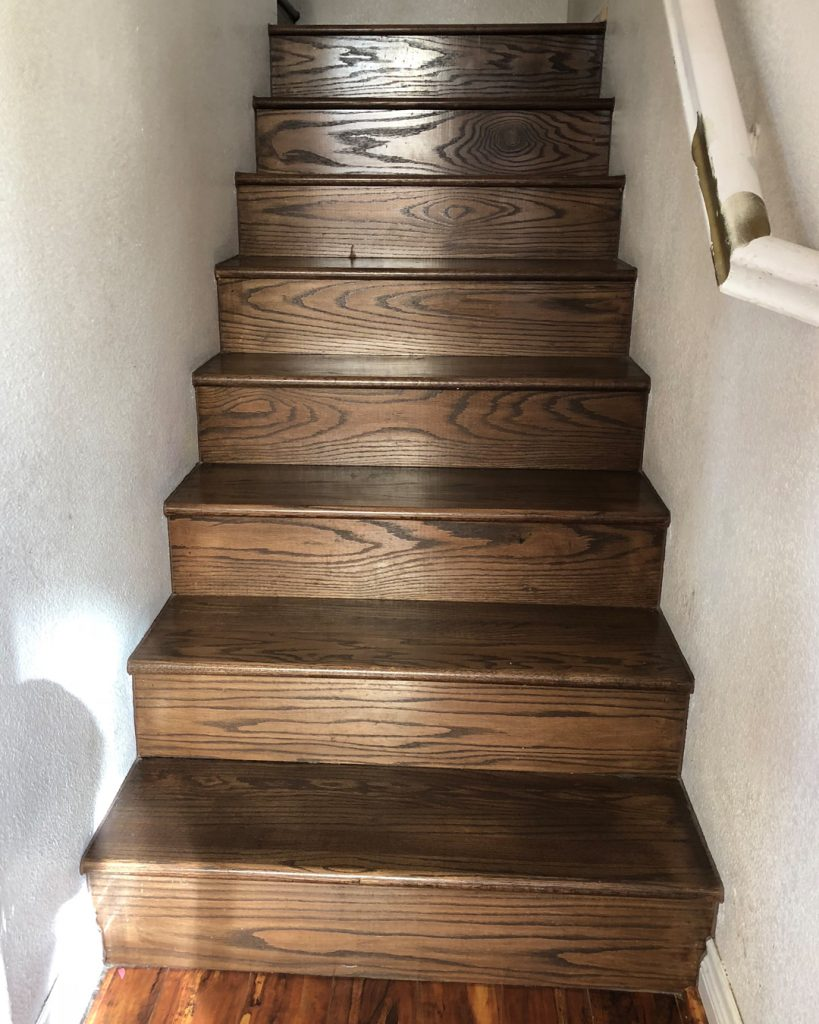
//> input picture bdd/bddProf/esc5.jpg, 819 x 1024 px
$ ./HoughAlgorithme   (built with g++ and OpenCV 4)
//> lines starting //> are read from the running program, lines starting //| are printed output that depends on the picture; after the words box and inside, x2 and y2 are one past the last pixel; in counts of white or black regions, pixels touching at a corner belong together
#include <opencv/cv.h>
#include <opencv2/core/core.hpp>
#include <opencv2/highgui/highgui.hpp>
#include <iostream>
using namespace cv;
using namespace std;

/** In this script we use the Standard and Probabilistic Hough Line Transform
**  1 - Loading an image.
**  2 - Retierve edges
**  3 - Apply the Transform, draw the lines then export to a new image.
**/

int main(int argc, char** argv)
{
    /** Declare the output variables **/
    Mat dst, cdst, cdstP, cdstSmooth;
    int MAX_KERNEL_LENGTH = 27;

    /** Load Data base images **/
    Mat src = imread( "/home/lbenboudiaf/Bureau/ProjetImagerie/bdd/bddProf/esc5.jpg", IMREAD_GRAYSCALE );
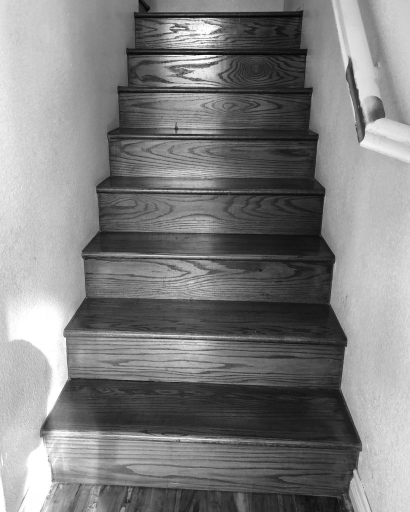
//> src: 1024 rows x 819 cols, CV_8UC1 (shown at 1/2 size); min 0, max 255, mean 127.7

    /** Check if image is loaded fine **/
    if(src.empty()){
        printf(" Error opening image \n");
        return -1;
    }

    /** Apply medain filter **/
    cdstSmooth = src.clone();
    for (int i = 1; i < MAX_KERNEL_LENGTH; i = i + 2 ){
      medianBlur ( src, cdstSmooth, i );
    }
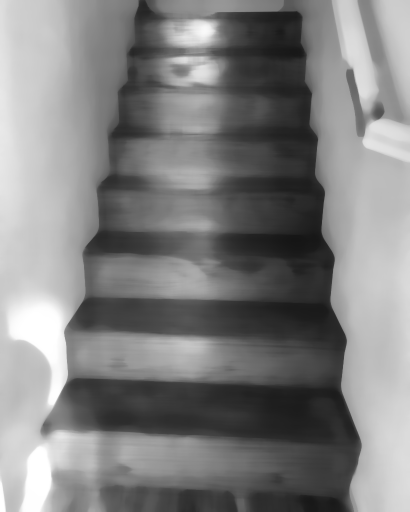
//> cdstSmooth: 1024 rows x 819 cols, CV_8UC1 (shown at 1/2 size); min 21, max 255, mean 128.5

    /**Edge detection by using a Canny detector **/
    Canny(cdstSmooth, dst, 50, 200, 3);
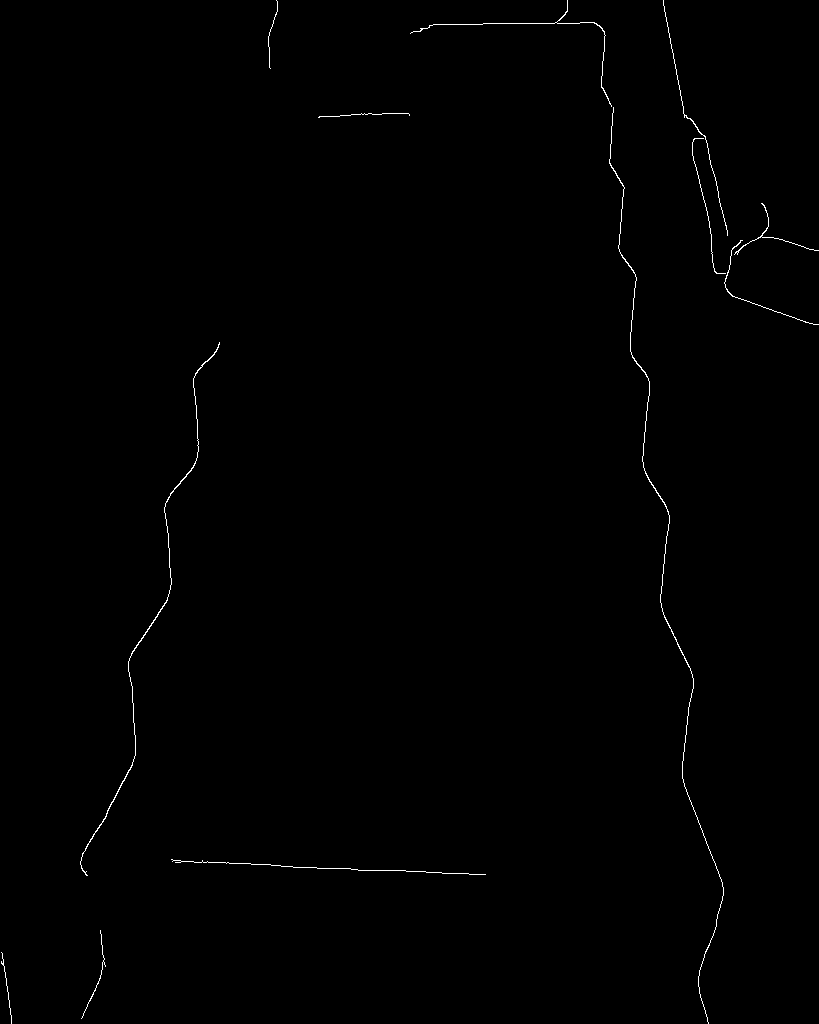
//> dst: 1024 rows x 819 cols, CV_8UC1; 0.4% white in thin lines or dots

    /** Copy edges to the images that will display the results in Gray **/
    cvtColor(dst, cdst, COLOR_GRAY2BGR);
//> cdst: 1024 rows x 819 cols, CV_8UC3; 0.4% white in thin lines or dots
    cdstP = cdst.clone();

    /** Apply Standard Hough Line Transform
    ** and stock the detected lines into a vector
    **
    ** @params
      - dst : Edges which are binarized
      - lines : vector will store the polar parameters rho and theta.
      - rho : 1 pixel
      - theta : in radian we use 1 degree.
      - threshold : minimum number of intersections to detect a line.
    **/
    vector<Vec2f> lines;
    HoughLines(dst, lines, 1, CV_PI/180, 150, 0, 0 ); // runs the actual detection
//> lines = empty

    /** Then we display the lines by drawing them **/

    for( size_t i = 0; i < lines.size(); i++ )
    {
        float rho = lines[i][0], theta = lines[i][1];
        Point pt1, pt2;
        double a = cos(theta), b = sin(theta);
        double x0 = a*rho, y0 = b*rho;
        pt1.x = cvRound(x0 + 1000*(-b));
        pt1.y = cvRound(y0 + 1000*(a));
        pt2.x = cvRound(x0 - 1000*(-b));
        pt2.y = cvRound(y0 - 1000*(a));
        line( cdst, pt1, pt2, Scalar(0,0,255), 3, CV_AA);
    }
//> this loop made 0 passes

    /** Apply Probabilistic Hough Line Transform
    ** @params
    ** - dst : Edges which are binarized
    ** - lines : vector will store the xStart,YStart | xEnd, YEnd.
    ** - rho : 1 pixel.
    ** - theta : in radian we use 1 degree.
    **/

    vector<Vec4i> linesP;
    HoughLinesP(dst, linesP, 1, CV_PI/180, 50, 50, 10 );
//> linesP = 20 lines (x1, y1, x2, y2), first 8: [406, 871, 485, 874], [429, 25, 482, 24], [663, 4, 684, 116], [173, 860, 292, 866], [483, 23, 579, 23], [705, 136, 727, 234], [731, 295, 809, 323], [662, 611, 693, 678]

    /** Then we display the lines by drawing them **/
    for( size_t i = 0; i < linesP.size(); i++ )
    {
        Vec4i l = linesP[i];
        line( cdstP, Point(l[0], l[1]), Point(l[2], l[3]), Scalar(0,0,255), 3, CV_AA);
    }
//> this loop made 20 passes
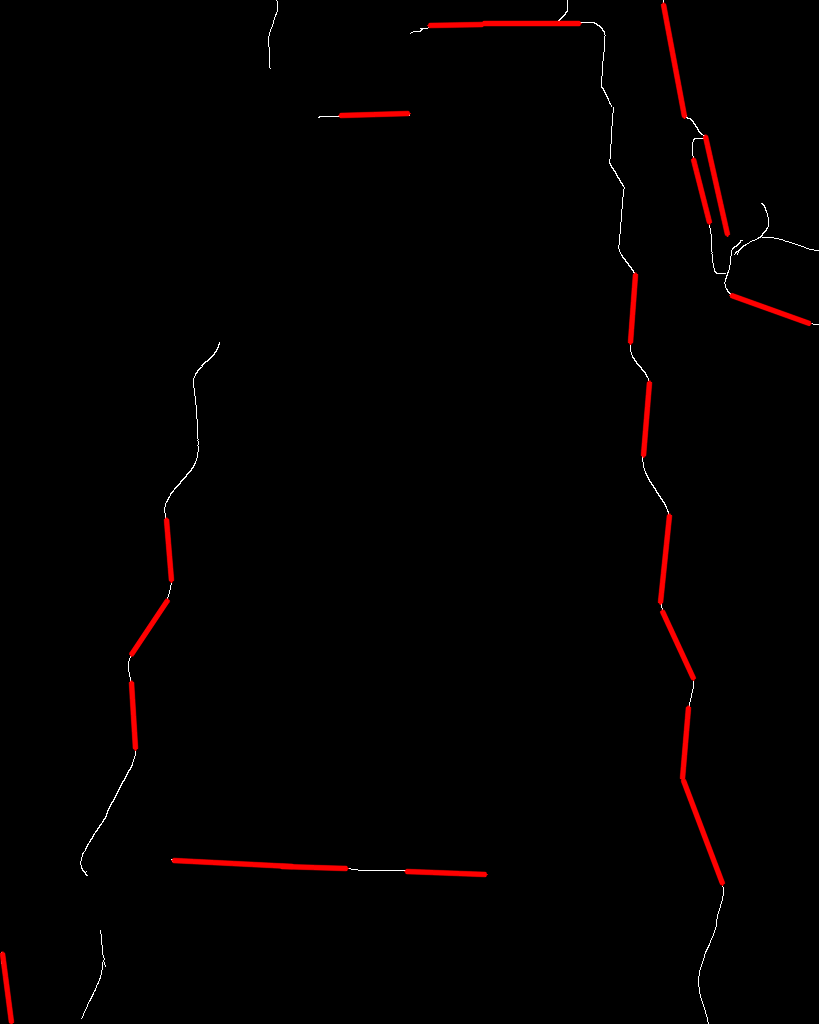
//> cdstP: 1024 rows x 819 cols, CV_8UC3; mean B, G, R 0.5, 0.5, 3.2

    /** Display Original Image , Standard and Probabilistic Hough Transform **/
    imshow("Original image ", src);
    imshow("Smooth image ", cdstSmooth);
    imshow("Standard Hough Line Transform", cdst);
    imshow("Probabilistic Line Transform", cdstP);

    /** Save results sample **/
    imwrite("../bdd/bddProf/HoughResults/esc5-Standard.jpg",cdst);
    imwrite("../bdd/bddProf/HoughResults/esc5-Prob.jpg",cdstP);

    // Wait and Exit
    waitKey();
    return 0;
}

$ run again, with bdd/bddProf/esc1.jpg copied over bdd/bddProf/esc5.jpg
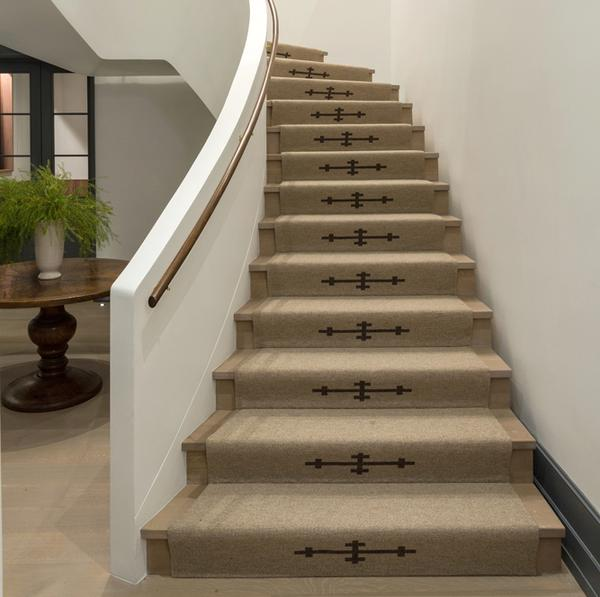
//> input picture bdd/bddProf/esc1.jpg, 600 x 597 px
//> dst: 597 rows x 600 cols, CV_8UC1; 0.94% white in thin lines or dots, all inside (x1, y1, x2, y2) = (0, 0, 600, 531)
//> lines = 2 lines (rho, theta): [483, 1.57], [110, 0]
//> the loop `for( size_t i = 0; i < lines.size(); i++ )` made 2 passes
//> (rho, theta, a, b, x0, y0) on passes 1 to 2: (483, 1.57, -4.37e-08, 1, -2.11e-05, 483), (110, 0, 1, 0, 110, 0)
//> after the loop `for( size_t i = 0; i < lines.size(); i++ )`:
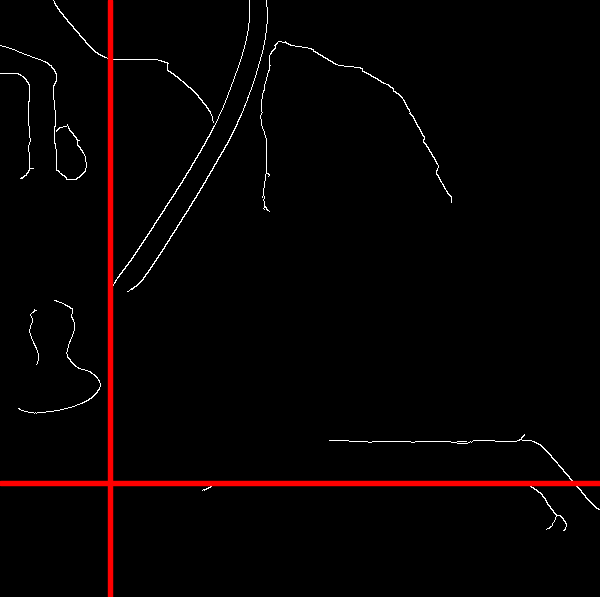
//> cdst: 597 rows x 600 cols, CV_8UC3; mean B, G, R 2, 2, 6.6
//> linesP = 7 lines (x1, y1, x2, y2): [219, 483, 447, 483], [110, 521, 110, 316], [162, 251, 231, 136], [349, 441, 472, 441], [143, 242, 206, 141], [542, 446, 589, 501], [131, 260, 176, 189]
//> the loop `for( size_t i = 0; i < linesP.size(); i++ )` made 7 passes
//> after the loop `for( size_t i = 0; i < linesP.size(); i++ )`:
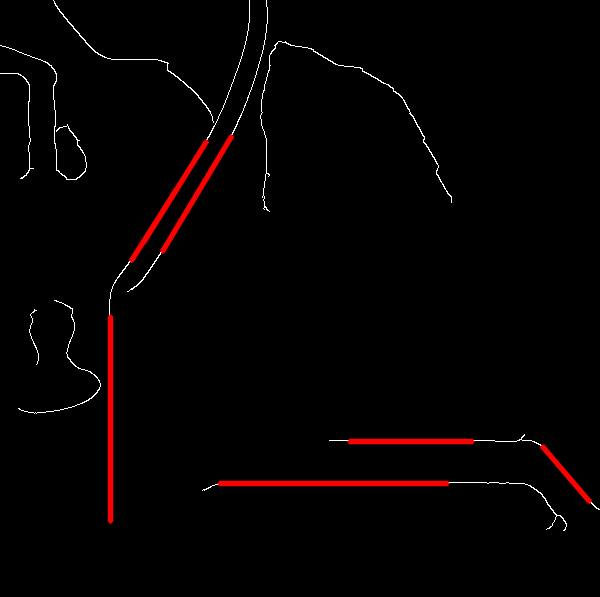
//> cdstP: 597 rows x 600 cols, CV_8UC3; mean B, G, R 1.6, 1.6, 5.2

$ run again, with bdd/bddProf/esc2.jpg copied over bdd/bddProf/esc5.jpg
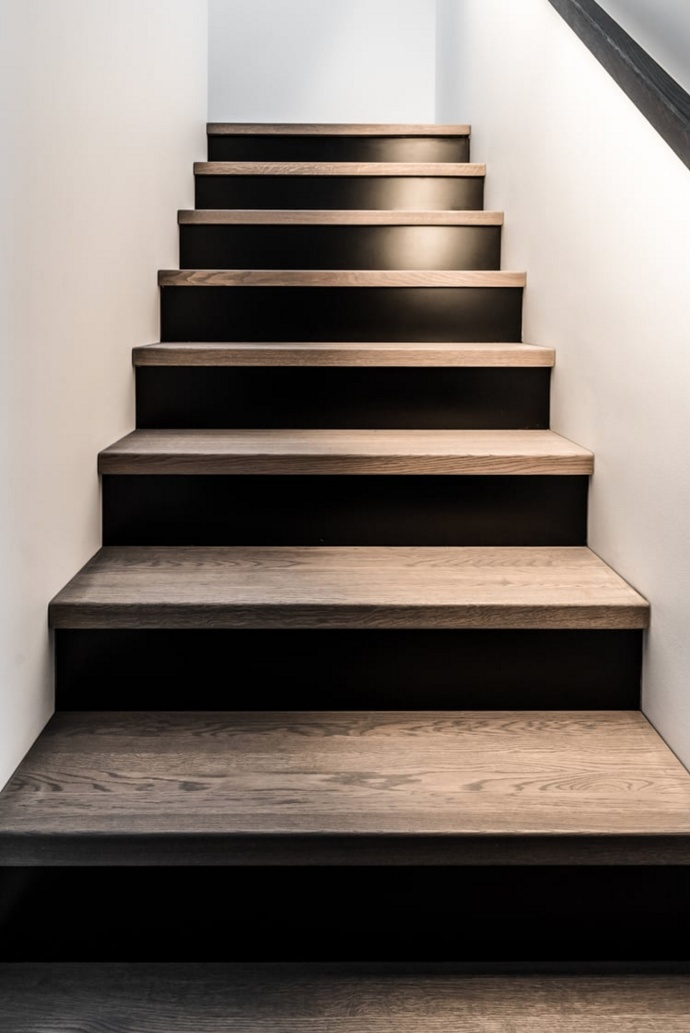
//> input picture bdd/bddProf/esc2.jpg, 690 x 1033 px
//> dst: 1033 rows x 690 cols, CV_8UC1; 1.3% white in thin lines or dots, all inside (x1, y1, x2, y2) = (0, 0, 690, 835)
//> lines = 17 lines (rho, theta), first 12: [628, 1.57], [474, 1.57], [546, 1.57], [429, 1.57], [710, 1.57], [366, 1.57], [342, 1.57], [832, 1.57], [286, 1.57], [604, 1.57], [455, 1.57], [-419, 2.44]
//> the loop `for( size_t i = 0; i < lines.size(); i++ )` made 17 passes
//> (rho, theta, a, b, x0, y0) on passes 1 to 8: (628, 1.57, -4.37e-08, 1, -2.75e-05, 628), (474, 1.57, -4.37e-08, 1, -2.07e-05, 474), (546, 1.57, -4.37e-08, 1, -2.39e-05, 546), (429, 1.57, -4.37e-08, 1, -1.88e-05, 429), (710, 1.57, -4.37e-08, 1, -3.1e-05, 710), (366, 1.57, -4.37e-08, 1, -1.6e-05, 366), (342, 1.57, -4.37e-08, 1, -1.49e-05, 342), (832, 1.57, -4.37e-08, 1, -3.64e-05, 832)
//> after the loop `for( size_t i = 0; i < lines.size(); i++ )`:
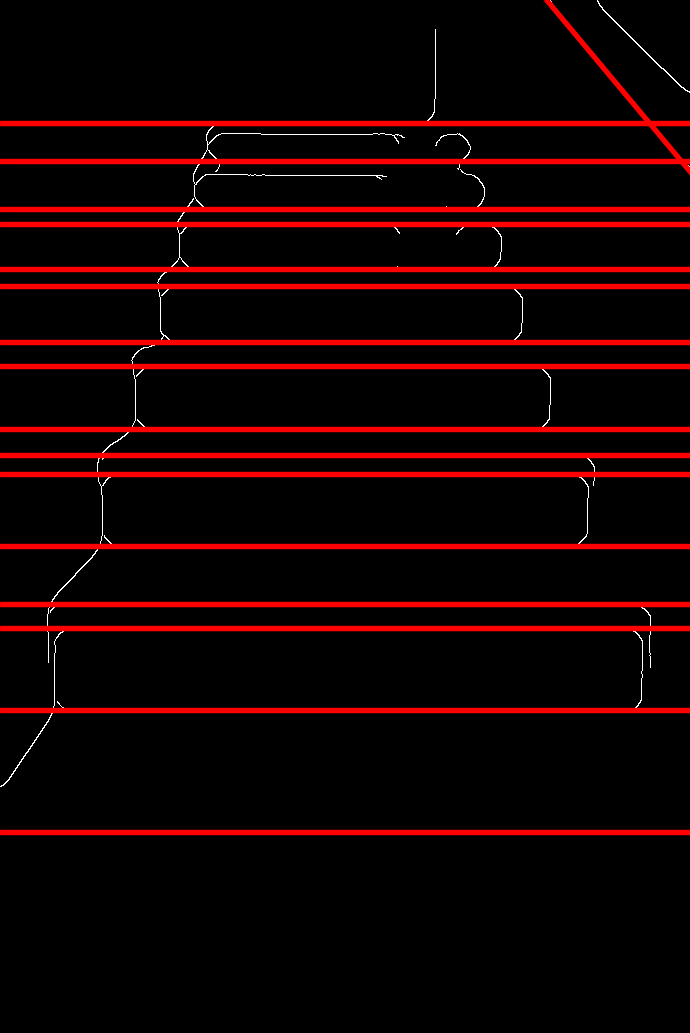
//> cdst: 1033 rows x 690 cols, CV_8UC3; mean B, G, R 0.8, 0.8, 22.7
//> linesP = 39 lines (x1, y1, x2, y2), first 8: [113, 474, 575, 474], [116, 546, 575, 546], [68, 628, 239, 628], [149, 429, 539, 429], [288, 710, 631, 710], [174, 342, 511, 342], [203, 366, 538, 366], [223, 604, 288, 604]
//> the loop `for( size_t i = 0; i < linesP.size(); i++ )` made 39 passes
//> after the loop `for( size_t i = 0; i < linesP.size(); i++ )`:
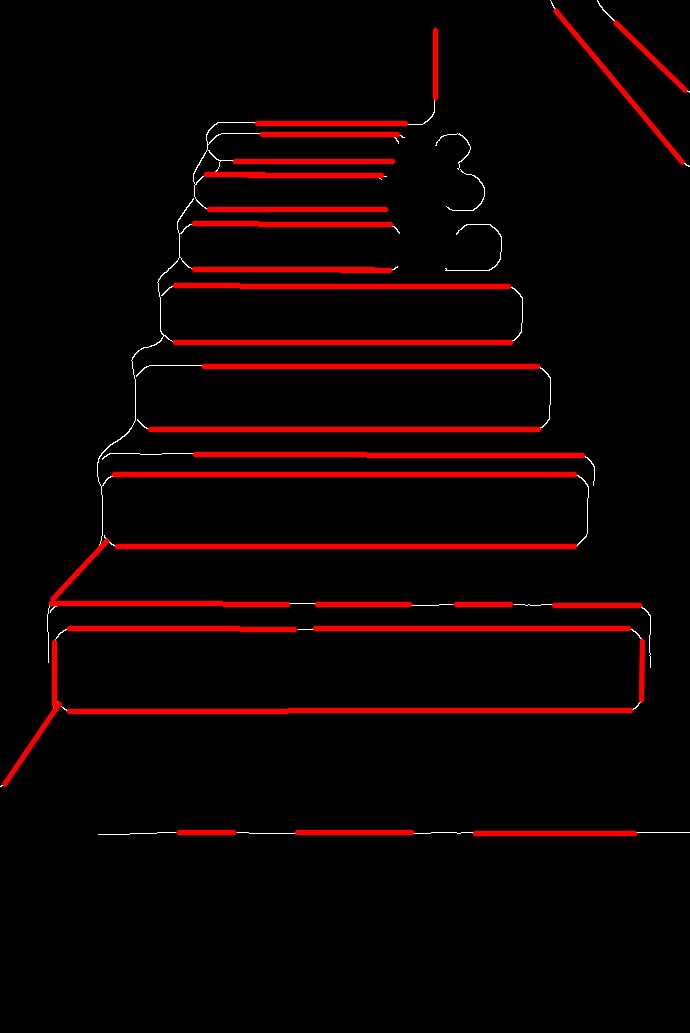
//> cdstP: 1033 rows x 690 cols, CV_8UC3; mean B, G, R 0.9, 0.9, 13.6
